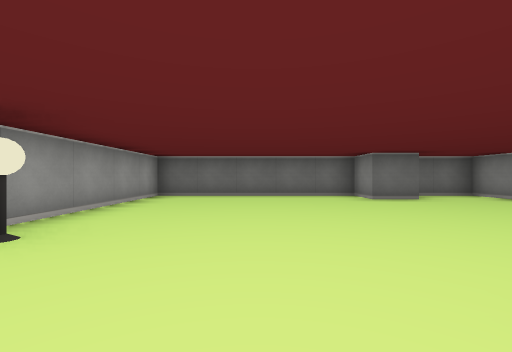
[1] (above)

14 first-person views from a walk through a cub3D ray-caster map. The camera is about half as high as the walls, looks level and sees 90° across. The floor is counted in squares. Each view is taken from the middle of a square. On the plan, view 1 faces up. The plan holds only what a view shows up to about 9 squares ahead; the rest is blank.

[2]
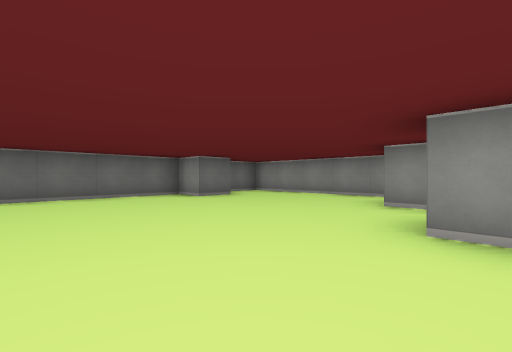

[3]
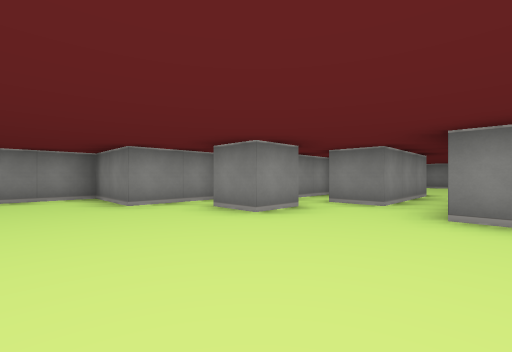

[4]
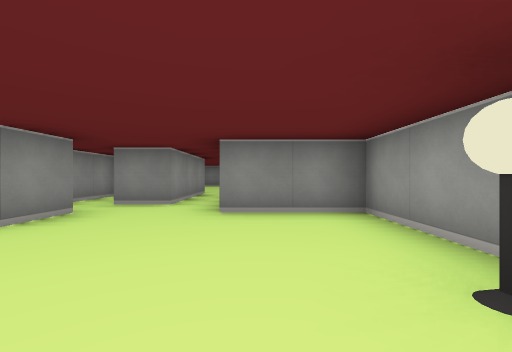

[5]
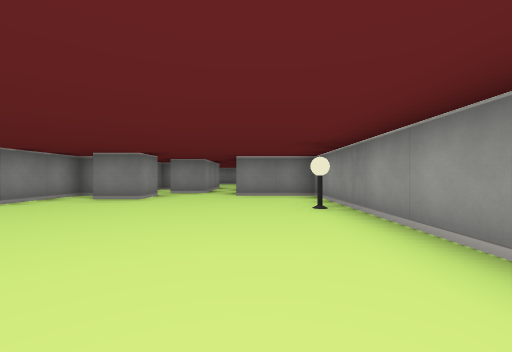

[6]
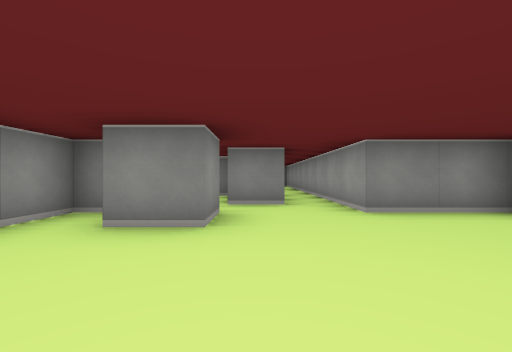

[7]
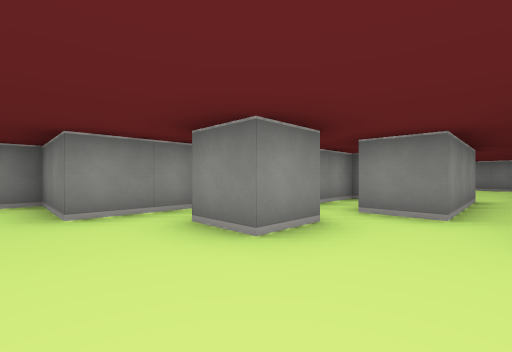

[8]
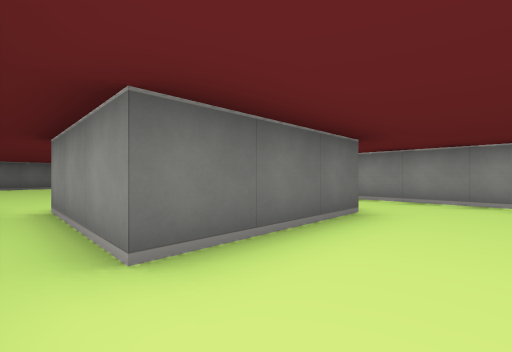

[9]
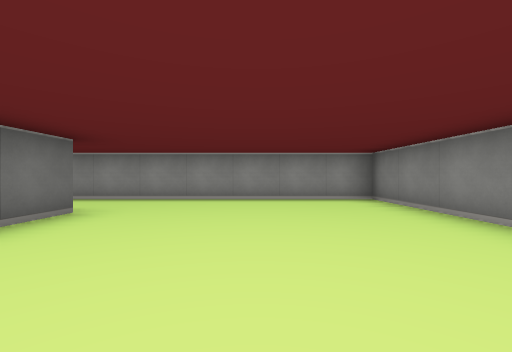

[10]
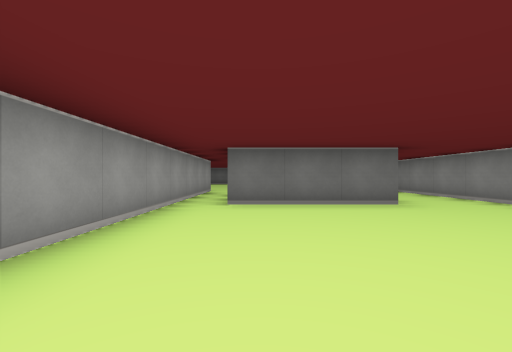

[11]
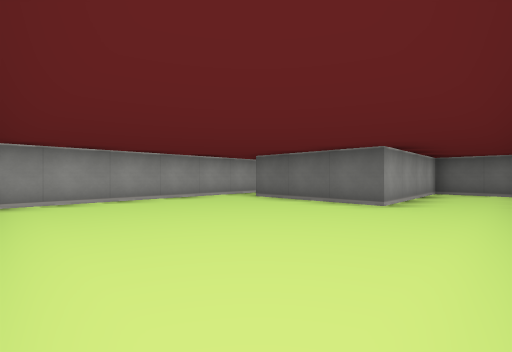

[12]
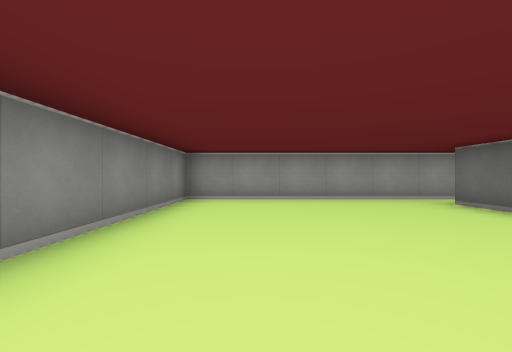

[13]
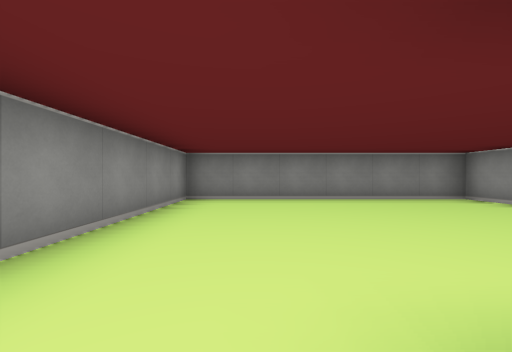

[14]
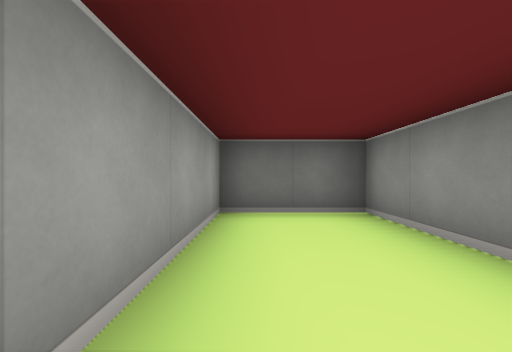

### Floor plan
Points are (right, up) in squares from view 1. A wall is a line through its corners. A room is listed if a view was taken in it or the views show most of it. See-through windows are left out.
Room 1 (views 1, 2, 3, 4, 5, 6, 7)
walls: (1.5, -0.5) (1.5, 0.5) (2.5, 0.5); (3.5, 5.5) (2.5, 5.5) (2.5, 6.5) (-2.5, 6.5) (-2.5, -0.5) (-0.5, -0.5) (-0.5, -1.5); (3, -0.5) (3.5, -0.5) (3.5, 1.5) (5.5, 1.5) (5.5, 6.5) (4.1, 6.5); (0.5, -1.5) (1.5, -1.5); (1.6, -3.5) (2.5, -3.5) (2.5, -1.9)
ways out: opening at (0, -1) to room 2
objects: lamp (-2, 2)
Room 2 (views 8, 9, 10, 11, 12, 13, 14)
walls: (-0.5, -1.5) (-0.5, -9.5) (5.5, -9.5) (5.5, -0.5) (3.5, -0.5) (3.5, -4.5) (0.5, -4.5) (0.5, -1.5)
ways out: opening at (0, -1) to room 1

Positions as (right, up) in squares from view 1, and headings:
1: (0, 0), facing up
2: (-1, 0), facing up-right
3: (-1, 3), facing down-right
4: (-1, 3), facing down
5: (-1, 6), facing down
6: (1, 3), facing down
7: (0, 2), facing down-right
8: (0, -6), facing up-right
9: (0, -7), facing right
10: (1, -9), facing up
11: (5, -9), facing up-left
12: (5, -8), facing left
13: (4, -4), facing down
14: (4, -4), facing up
